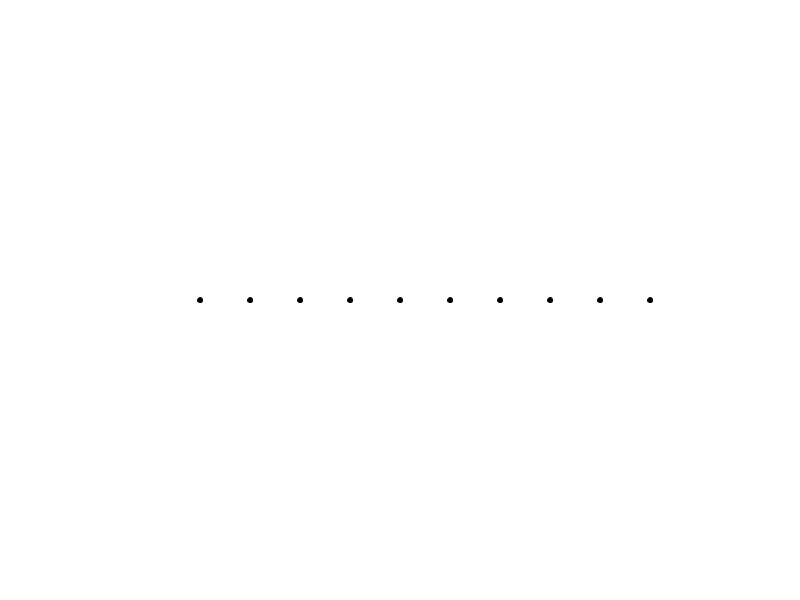
Frame 1 (no input)
Frame 60 (the mouse pressed at the canvas centre just before this capture): identical to frame 1, image omitted
Frame 120 (the mouse held since frame 60 and released just before this capture): identical to frame 1, image omitted

The Processing sketch that drew this single still picture (run headless with seeded random() and noise(); from frame 60 on, the mouse is pressed at the canvas centre):

// Processing sketch: horizontal_line
// ── horizontal_line.pde
int dotDiameter; // create the variable as type integer

void setup(){    //this code runs once when the program starts
//create a window 800 pixels wide and 600 pixels high
size(800,600);
dotDiameter=5; //make the dot size 5 (this will be diameter in pixels)
}

void draw(){    //this code runs 60 times every second
background(255); //start each cycle with a plain white background
//set the text and dot colour using RGB code
fill(0,0,0);
ellipse(200,300, dotDiameter, dotDiameter);
ellipse(250,300, dotDiameter, dotDiameter);
ellipse(300,300, dotDiameter, dotDiameter);
ellipse(350,300, dotDiameter, dotDiameter);
ellipse(400,300, dotDiameter, dotDiameter);
ellipse(450,300, dotDiameter, dotDiameter);
ellipse(500,300, dotDiameter, dotDiameter);
ellipse(550,300, dotDiameter, dotDiameter);
ellipse(600,300, dotDiameter, dotDiameter);
ellipse(650,300, dotDiameter, dotDiameter);
textAlign(RIGHT);
}
